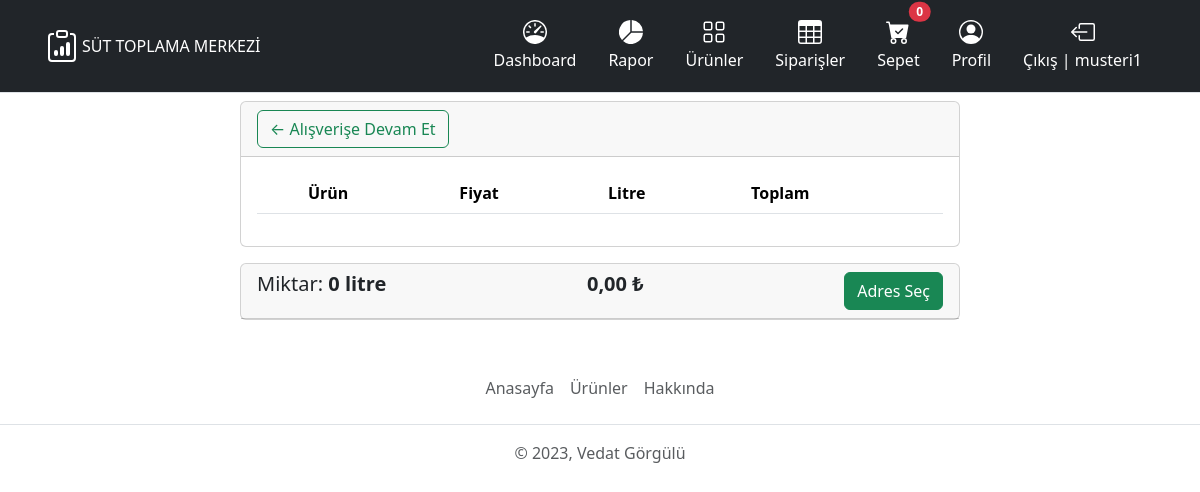
The app's page /store/shopping-cart/ (signed in), older data.
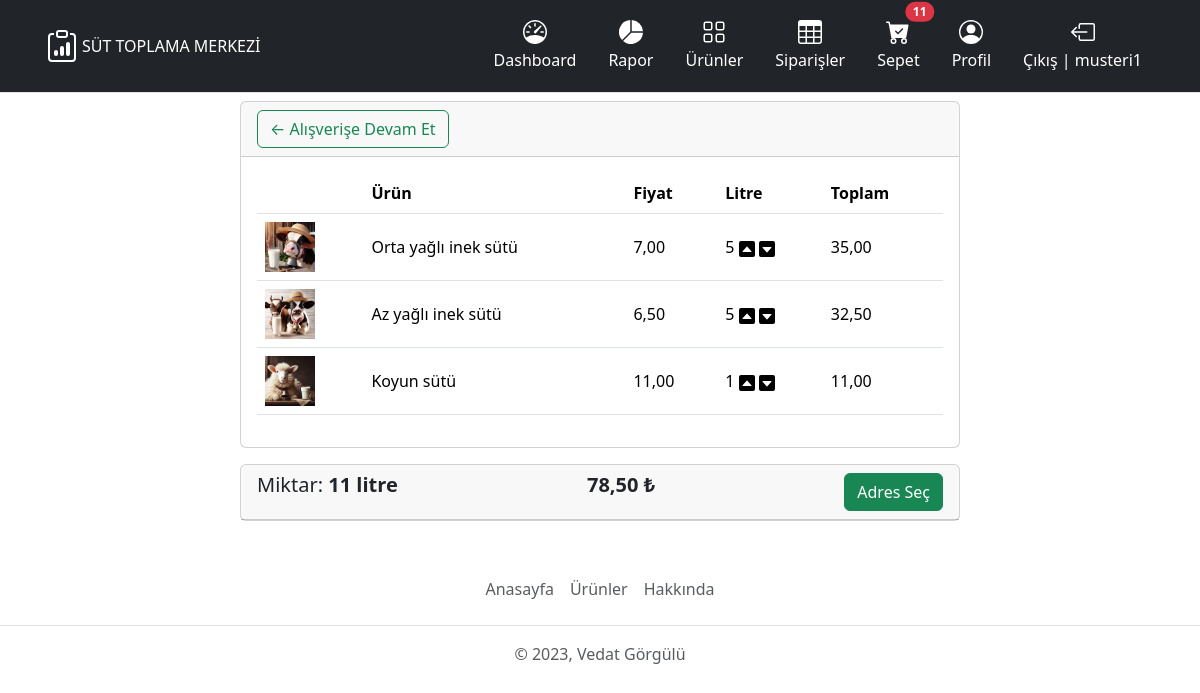
The same page, newer data.
### store/models.py (models this page shows, shortened)
class Order(models.Model):
    ORDER_STATUS = (
        ('Recived', 'Sipariş alındı'),
        ('Assigned', 'Servise atandı'),
        ('Transporting', 'Taşımada'),
        ('Delivered', 'Teslim edildi'),
    )
    transaction_id = models.CharField(max_length=200, null=True)
    customer = models.ForeignKey(
        Customer, null=True, on_delete=models.SET_NULL)
    service = models.ForeignKey(Service, null=True, on_delete=models.SET_NULL)
    date_ordered = models.DateTimeField(auto_now_add=True, null=True)
    complete = models.BooleanField(default=False, null=True, blank=False)
    status = models.CharField(max_length=20, null=True,
                              choices=ORDER_STATUS, default='Sipariş alındı')
    note = models.CharField(max_length=500, null=True)
    assign_date = models.DateTimeField(
        verbose_name='Servise atama tarihi', null=True)
    service_date = models.DateTimeField(
        verbose_name='Servise başlama tarihi', null=True)
    delivery_date = models.DateTimeField(
        verbose_name='Teslim tarihi', null=True)
    service_time = models.IntegerField(default=0)
    delivery_time = models.IntegerField(default=0)
    is_delivered = models.BooleanField(
        verbose_name='Teslimat', default=False, null=True, blank=False)
    address = LocationField(verbose_name='Siparişin Konumu', null=True, blank=False, map_attrs={
                            'placeholder': 'Haritadan konum seçiniz.',
                            'center': [38.59821903435276, 27.350622679963262],
                            })
    @property
    def get_cart_total(self):
        order_items = self.orderitem_set.all()
        total_price = float(sum([item.get_total for item in order_items]))
        return total_price
    @property
    def get_cart_items(self):
        order_items = self.orderitem_set.all()
        total_item = sum([item.quantity for item in order_items])
        return total_item
    class Meta:
        ordering = ['-date_ordered']
        permissions = (
            ('is_operator', 'Operator yetkisine sahip'),
            ('is_service', 'Servis görevlisi yetkisine sahip'),
        )

class OrderItem(models.Model):
    product = models.ForeignKey(
        Product, on_delete=models.SET_NULL, blank=True, null=True)
    order = models.ForeignKey(
        Order, on_delete=models.CASCADE, blank=True, null=True)
    quantity = models.IntegerField(default=0, blank=True, null=True)
    date_added = models.DateTimeField(auto_now_add=True)
    @property
    def get_total(self):
        total = self.product.price * self.quantity
        return total

class Product(models.Model):
    name = models.CharField(max_length=200, null=True)
    description = models.CharField(max_length=200, null=True)
    price = models.DecimalField(max_digits=7, decimal_places=2)
    image = models.ImageField(null=True, blank=True)
    @property
    def imageUrl(self):
        try:
            url = self.image.url
        except:
            url = ''
        return url

### store/views.py (the view)
# urls.py: path('shopping-cart/', views.shopping_cart, name='shopping-cart'),
@login_required(login_url='account:login')
def shopping_cart(request):
    if request.user.is_authenticated:
        customer = request.user.customer
        order, created = Order.objects.get_or_create(
            customer=customer, complete=False
        )
        items = order.orderitem_set.all()
        cart_items = order.get_cart_items
    else:
        items = []
        order = {'get_cart_total': 0, 'get_cart_items': 0}
        cart_items = order['get_cart_items']
    context = {
        'items': items,
        'order': order,
        'cart_items': cart_items,
    }
    return render(request, 'store/shopping-cart.html', context=context)

### store/templates/store/shopping-cart.html
{% extends 'base.html' %}
{% load static %}
{% block content %}
  <div class="container">
    <div class="row">
      <div class="col-md-2"></div>
      <div class="col-md-8">
        <div class="card">
          <div class="card-header">
            <a href="{% url 'store:store' %}" class="btn btn-outline-success">&#x2190; Alışverişe Devam Et</a>
          </div>
          <div class="card-body">
            <div class="table-responsive">
              <table class="table table-hover align-middle">
                <thead>
                  <tr>
                    <th scope="col"></th>
                    <th scope="col">Ürün</th>
                    <th scope="col">Fiyat</th>
                    <th scope="col">Litre</th>
                    <th scope="col">Toplam</th>
                  </tr>
                </thead>
                {% for item in items %}
                  <tbody>
                    <tr>
                      <td>
                        <img src="{{ item.product.imageUrl }}" style="width: 50px;" />
                      </td>
                      <td>{{ item.product.name }}</td>
                      <td>{{ item.product.price }}</td>
                      <td>
                        {{ item.quantity }}
                        <img class="update-cart" data-product="{{ item.product.id }}" data-action="add" src="{% static 'icons/caret-up-square-fill.svg' %}" />
                        <img class="update-cart" data-product="{{ item.product.id }}" data-action="remove" src="{% static 'icons/caret-down-square-fill.svg' %}" />
                      </td>
                      <td>{{ item.get_total }}</td>
                    </tr>
                  </tbody>
                {% endfor %}
              </table>
            </div>
          </div>
        </div>
        <div class="card mt-3">
          <div class="card-header d-flex justify-content-between">
            <h5 class="card-title">Miktar: <strong>{{ order.get_cart_items }} litre</strong></h5>
            <h5 class="card-title"><strong>{{ order.get_cart_total|floatformat:2 }} ₺</strong></h5>
            <a href="{% url 'store:checkout' %}" class="btn btn-success">Adres Seç</a>
          </div>
        </div>
      </div>
      <div class="col-md-2"></div>
    </div>
  </div>
{% endblock %}

### templates/partials/_navbar.html (shortened to what this page needs)
<header>
  <div class="px-3 py-2 mb-2 text-bg-dark border-bottom">
    <div class="container">
      <div class="d-flex flex-wrap align-items-center justify-content-center justify-content-lg-start">
        <a href="/" class="d-flex align-items-center my-2 my-lg-0 me-lg-auto text-white text-decoration-none">
          SÜT TOPLAMA MERKEZİ
        </a>
        <ul class="nav col-12 col-lg-auto my-2 justify-content-center my-md-0 py-1 text-small">
          <li>
            <a href="{% url 'mainboard:mainboard' %}" class="nav-link text-white">
              Dashboard
            </a>
          </li>
          <li>
            <a href="{% url 'mainboard:chart' %}" class="nav-link text-white">
              <svg xmlns="http://www.w3.org/2000/svg" width="24" height="24" fill="currentColor" class="bi d-block mx-auto mb-1" viewBox="0 0 16 16">
                <path d="M15.985 8.5H8.207l-5.5 5.5a8 8 0 0 0 13.277-5.5zM2 13.292A8 8 0 0 1 7.5.015v7.778l-5.5 5.5zM8.5.015V7.5h7.485A8.001 8.001 0 0 0 8.5.015z" />
              </svg>Rapor
            </a>
          </li>
          <li>
            <a href="{% url 'store:store' %}" class="nav-link text-white">
              Ürünler
            </a>
          </li>
          <li>
            <a href="{% url 'mainboard:user-page' %}" class="nav-link text-white">
              Siparişler
            </a>
          </li>
          {% if request.user.is_authenticated %}
            <li>
              <a href="{% url 'store:shopping-cart' %}" class="nav-link text-white position-relative">
                Sepet<span class="position-absolute top-0 start-60 translate-middle badge rounded-pill bg-danger">{{ cart_items }}</span>
              </a>
            </li>
            <li>
              <a href="{% url 'mainboard:account' %}" class="nav-link text-white">
                Profil
              </a>
            </li>
            <li>
              <a href="{% url 'account:logout' %}" class="nav-link text-white">
                Çıkış | {{ request.user }}
              </a>
            </li>
          {% endif %}
        </ul>
      </div>
    </div>
  </div>
</header>

Row changes from the older to the newer data that the page shows:
added OrderItem: product.imageUrl (picture), product.name "Orta yağlı inek sütü", product.price "7,00", quantity "5", get_total "35,00"
added OrderItem: product.imageUrl (picture), product.name "Az yağlı inek sütü", product.price "6,50", quantity "5", get_total "32,50"
added OrderItem: product.imageUrl (picture), product.name "Koyun sütü", product.price "11,00", quantity "1", get_total "11,00"
computed for Order: get_cart_items "0" → "11"; get_cart_total "0,00" → "78,50"
Text that changed along with them:
{{ cart_items }}: "0" → "11"
